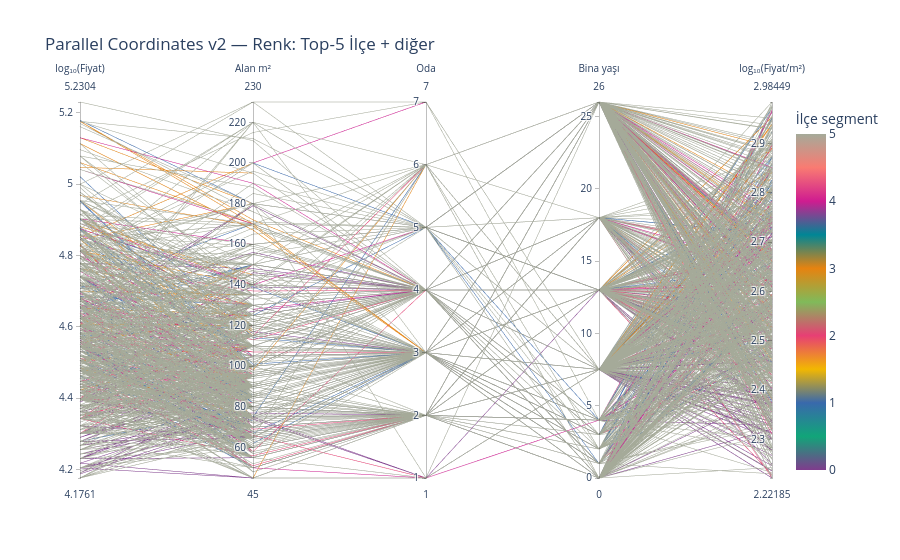

Notebook code for this chart:
### Code cell
# ── Versiyon 2: Renk = Top-5 ilçe ────────────────────────────────────────
fig2 = px.parallel_coordinates(
    pc_df,
    dimensions=['log_price','size_m2','room_count','age','log_price_per_m2'],  # age ~%92 coverage
    color='ilce_idx',
    labels={'log_price':'log₁₀(Fiyat)', 'size_m2':'Alan m²', 'room_count':'Oda',
            'age':'Bina yaşı', 'log_price_per_m2':'log₁₀(Fiyat/m²)', 'ilce_idx':'İlçe segment'},
    color_continuous_scale=px.colors.qualitative.Bold,
    title='Parallel Coordinates v2 — Renk: Top-5 İlçe + diğer',
)
# Kategori→isim map
print('ilce_idx → ilçe:', dict(enumerate(pc_df['ilce_top5'].astype('category').cat.categories)))
fig2.show()

### Figure 1 — Plotly figure (JSON) as saved in the notebook; plotly's stock layout.template omitted (floating-point values rounded to 4 significant figures; data arrays with more than 128 entries replaced by an {"elided": "..."} marker saying what was removed)
{"data": [{"dimensions": [{"label": "log₁₀(Fiyat)", "values": {"elided": "1189 float values"}}, {"label": "Alan m²", "values": {"elided": "1189 float values"}}, {"label": "Oda", "values": {"elided": "1189 float values"}}, {"label": "Bina yaşı", "values": {"elided": "1189 float values"}}, {"label": "log₁₀(Fiyat/m²)", "values": {"elided": "1189 float values"}}], "domain": {"x": [0.0, 1.0], "y": [0.0, 1.0]}, "line": {"color": {"elided": "1189 int values"}, "coloraxis": "coloraxis"}, "name": "", "type": "parcoords"}], "layout": {"coloraxis": {"colorbar": {"title": {"text": "İlçe segment"}}, "colorscale": [[0.0, "rgb(127, 60, 141)"], [0.1, "rgb(17, 165, 121)"], [0.2, "rgb(57, 105, 172)"], [0.3, "rgb(242, 183, 1)"], [0.4, "rgb(231, 63, 116)"], [0.5, "rgb(128, 186, 90)"], [0.6, "rgb(230, 131, 16)"], [0.7, "rgb(0, 134, 149)"], [0.8, "rgb(207, 28, 144)"], [0.9, "rgb(249, 123, 114)"], [1.0, "rgb(165, 170, 153)"]]}, "legend": {"tracegroupgap": 0}, "title": {"text": "Parallel Coordinates v2 — Renk: Top-5 İlçe + diğer"}}}
